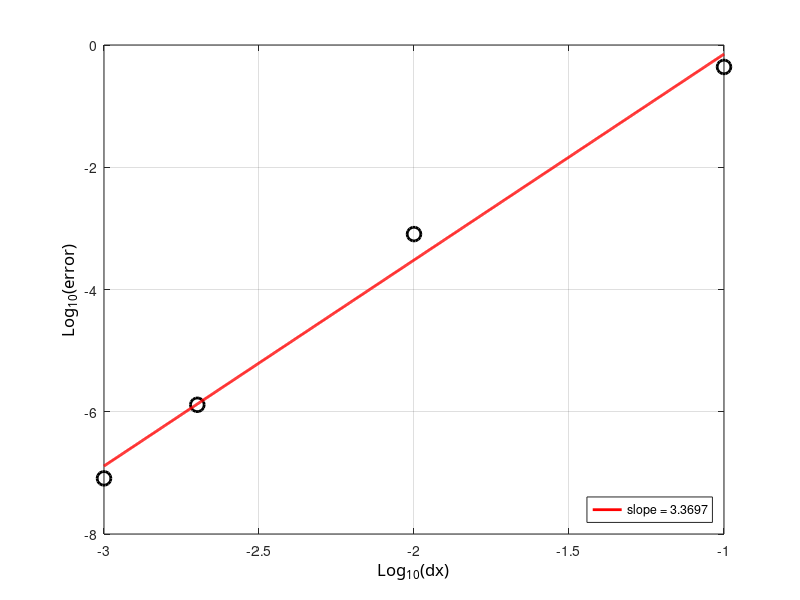

This figure's MATLAB source:
clc; clear all; close all;

N=[10 100 500 1000];
dx=1./N;
e=[4.3740e-1 8.0641e-4 1.2998e-6 8.1303e-8]

ldx=log10(dx);
leh=log10(e);



%% plot 1
figure(11); 
%% curve 1
hl1=plot(ldx,leh,'ok');
set(hl1,'LineWidth',2.0);
set(hl1,'MarkerSize',10);
set(hl1,'MarkerEdgeColor','k');

hold on;
[a11,b1]=polyfit(ldx,leh,1);
tt=linspace(min(ldx),max(ldx),1000);
lsq1=a11(2)+a11(1)*tt;

% %% courbes...
hlf1=plot(tt,lsq1,'-r');
set(hlf1,'LineWidth',2.0);

%% legend
legend(hlf1,{['slope = ' num2str(a11(1))]},'Location','SouthEast')

ha=gca;
xa=get(gca,'Xlabel');
set(ha,'Xgrid','on');
set(xa,'String','Log_{10}(dx)');
set (xa,'FontName','Calibri');
set(xa,'FontSize',12);

% ylabel
ha=gca;
ya=get(gca,'Ylabel');
set(ha,'Ygrid','on');
set(ya,'String','Log_{10}(error)');
set (ya,'FontName','Calibri');
set(ya,'FontSize',12);